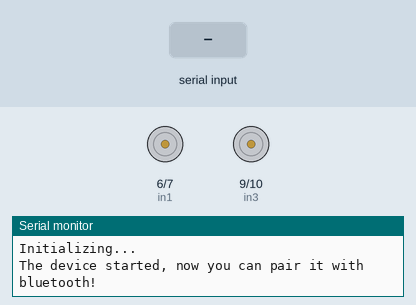
Bench run of a sketch on a simulated Arduino Uno, built with avr-gcc and run on an emulated ATmega328P. On the bench: motor-driver pin pairs drawn as motors (green arrow = first pin HIGH = forward, orange = second pin HIGH = backward, longer = more drive, scaled by the enable pin), the last lines printed to the serial monitor. Inputs (shaded band) come from the test bench.

Above: at 1.2 s.
1.3 s: "F\n" received over the second serial link
At 2.5 s:
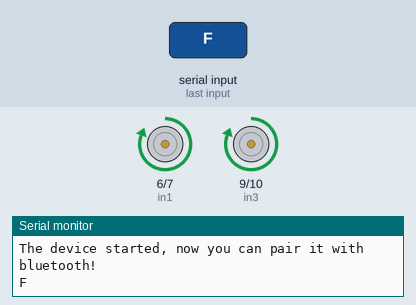
2.8 s: "B\n" received over the second serial link
At 3.8 s:
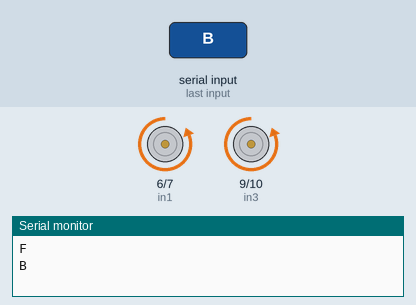
4.3 s: "L\n" received over the second serial link
At 4.9 s:
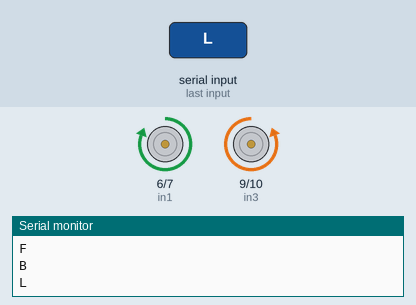
5.8 s: "R\n" received over the second serial link
At 7.2 s:
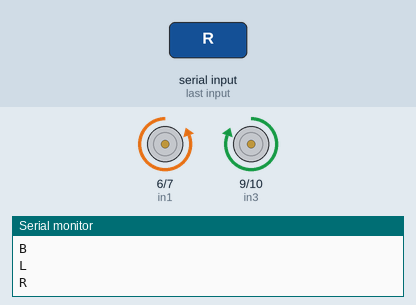
Timing chart, 0 to 8.3 s (numbered marks = the images above; inputs shaded):
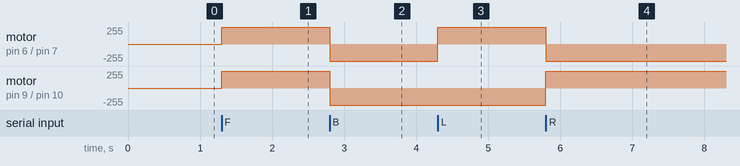

The sketch:

Bluetooth.ino
```cpp
#include <SoftwareSerial.h>
#define enA 5 //Enable1 L293 Pin enA
#define in1 6 //Motor1  L293 Pin in1
#define in2 7 //Motor1  L293 Pin in1
#define in3 9 //Motor2  L293Pin in1
#define in4 10 //Motor2  L293 Pin in1
#define enB 8 //Enable2 L298 Pin enB

char data;
//Create software serial object to communicate with HC-05
SoftwareSerial BT(3, 2); //HC-05 Tx & Rx is connected to Arduino #3 & #2

void setup()
{
  //Begin serial communication with Arduino and Arduino IDE (Serial Monitor)
  Serial.begin(9600);

  //Begin serial communication with Arduino and HC-05
  BT.begin(9600);

  Serial.println("Initializing...");
  Serial.println("The device started, now you can pair it with bluetooth!");

  pinMode(enA, OUTPUT);
  pinMode(in1, OUTPUT);
  pinMode(in2, OUTPUT);
  pinMode(in3, OUTPUT);
  pinMode(in4, OUTPUT);
  pinMode(enB, OUTPUT);

  digitalWrite(enA, HIGH);
  digitalWrite(enB, HIGH);
}

void loop()
{
  if(BT.available())
  {
    data = toupper(BT.read());

    // Ignore junk / newline
    if (data == '\n' || data == '\r') return;

    Serial.println(data);

    switch (data) {
      case 'F': forward();   break;
      case 'B': backward();  break;
      case 'L': left();      break;
      case 'R': right();     break;
      case 'S': stopMotors(); break;
    }
  }
}

void forward() {
  digitalWrite(in1, HIGH);
  digitalWrite(in2, LOW);
  digitalWrite(in3, HIGH);
  digitalWrite(in4, LOW);
}

void backward() {
  digitalWrite(in1, LOW);
  digitalWrite(in2, HIGH);
  digitalWrite(in3, LOW);
  digitalWrite(in4, HIGH);
}

void left() {
  digitalWrite(in1, HIGH);
  digitalWrite(in2, LOW);
  digitalWrite(in3, LOW);
  digitalWrite(in4, HIGH);
}

void right() {
  digitalWrite(in1, LOW);
  digitalWrite(in2, HIGH);
  digitalWrite(in3, HIGH);
  digitalWrite(in4, LOW);
}

void stopMotors() {
  digitalWrite(in1, LOW);
  digitalWrite(in2, LOW);
  digitalWrite(in3, LOW);
  digitalWrite(in4, LOW);
}
```

Measured:
- after the input at 1.3 s, motor on pin 6 (in1) / pin 7 (in2), motor on pin 9 (in3) / pin 10 (in4): stopped → forward 255/255 at once
- after the input at 2.8 s, motor on pin 6 (in1) / pin 7 (in2), motor on pin 9 (in3) / pin 10 (in4): forward 255/255 → backward 255/255 at once
- after the input at 4.3 s, motor on pin 6 (in1) / pin 7 (in2): backward 255/255 → forward 255/255 at once
- after the input at 5.8 s, motor on pin 6 (in1) / pin 7 (in2): forward 255/255 → backward 255/255 at once; motor on pin 9 (in3) / pin 10 (in4): backward 255/255 → forward 255/255 at once
